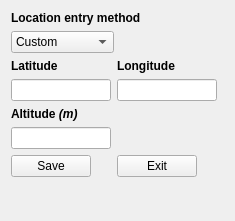
<?xml version="1.0" encoding="UTF-8"?>
<ui version="4.0">
 <class>Dialog</class>
 <widget class="QDialog" name="Dialog">
  <property name="geometry">
   <rect>
    <x>0</x>
    <y>0</y>
    <width>235</width>
    <height>221</height>
   </rect>
  </property>
  <property name="windowTitle">
   <string>Location Settings</string>
  </property>
  <layout class="QFormLayout" name="formLayout">
   <item row="0" column="0" colspan="2">
    <layout class="QVBoxLayout" name="verticalLayout">
     <item>
      <widget class="QLabel" name="label_4">
       <property name="sizePolicy">
        <sizepolicy hsizetype="Maximum" vsizetype="Preferred">
         <horstretch>0</horstretch>
         <verstretch>0</verstretch>
        </sizepolicy>
       </property>
       <property name="text">
        <string>&lt;html&gt;&lt;head/&gt;&lt;body&gt;&lt;p&gt;&lt;span style=&quot; font-weight:600;&quot;&gt;Location entry method&lt;/span&gt;&lt;/p&gt;&lt;/body&gt;&lt;/html&gt;</string>
       </property>
      </widget>
     </item>
     <item>
      <widget class="QComboBox" name="locationTypeChoose">
       <property name="sizePolicy">
        <sizepolicy hsizetype="Maximum" vsizetype="Fixed">
         <horstretch>0</horstretch>
         <verstretch>0</verstretch>
        </sizepolicy>
       </property>
       <property name="cursor">
        <cursorShape>PointingHandCursor</cursorShape>
       </property>
       <item>
        <property name="text">
         <string>Custom</string>
        </property>
       </item>
       <item>
        <property name="text">
         <string>Google Maps</string>
        </property>
       </item>
      </widget>
     </item>
    </layout>
   </item>
   <item row="1" column="0" colspan="2">
    <layout class="QHBoxLayout" name="horizontalLayout">
     <item>
      <layout class="QVBoxLayout" name="verticalLayout_2">
       <item>
        <widget class="QLabel" name="label">
         <property name="sizePolicy">
          <sizepolicy hsizetype="Maximum" vsizetype="Preferred">
           <horstretch>0</horstretch>
           <verstretch>0</verstretch>
          </sizepolicy>
         </property>
         <property name="text">
          <string>&lt;html&gt;&lt;head/&gt;&lt;body&gt;&lt;p&gt;&lt;span style=&quot; font-weight:600;&quot;&gt;Latitude&lt;/span&gt;&lt;/p&gt;&lt;/body&gt;&lt;/html&gt;</string>
         </property>
        </widget>
       </item>
       <item>
        <widget class="QLineEdit" name="latEntry">
         <property name="enabled">
          <bool>true</bool>
         </property>
         <property name="sizePolicy">
          <sizepolicy hsizetype="Expanding" vsizetype="Fixed">
           <horstretch>0</horstretch>
           <verstretch>0</verstretch>
          </sizepolicy>
         </property>
         <property name="maximumSize">
          <size>
           <width>100</width>
           <height>16777215</height>
          </size>
         </property>
        </widget>
       </item>
      </layout>
     </item>
     <item>
      <layout class="QVBoxLayout" name="verticalLayout_3">
       <item>
        <widget class="QLabel" name="label_2">
         <property name="text">
          <string>&lt;html&gt;&lt;head/&gt;&lt;body&gt;&lt;p&gt;&lt;span style=&quot; font-weight:600;&quot;&gt;Longitude&lt;/span&gt;&lt;/p&gt;&lt;/body&gt;&lt;/html&gt;</string>
         </property>
        </widget>
       </item>
       <item>
        <widget class="QLineEdit" name="lonEntry">
         <property name="enabled">
          <bool>true</bool>
         </property>
         <property name="maximumSize">
          <size>
           <width>100</width>
           <height>16777215</height>
          </size>
         </property>
        </widget>
       </item>
      </layout>
     </item>
    </layout>
   </item>
   <item row="2" column="0">
    <layout class="QVBoxLayout" name="verticalLayout_4">
     <item>
      <widget class="QLabel" name="label_3">
       <property name="sizePolicy">
        <sizepolicy hsizetype="Maximum" vsizetype="Preferred">
         <horstretch>0</horstretch>
         <verstretch>0</verstretch>
        </sizepolicy>
       </property>
       <property name="text">
        <string>&lt;html&gt;&lt;head/&gt;&lt;body&gt;&lt;p&gt;&lt;span style=&quot; font-weight:600;&quot;&gt;Altitude &lt;/span&gt;&lt;span style=&quot; font-weight:600; font-style:italic;&quot;&gt;(m)&lt;/span&gt;&lt;/p&gt;&lt;/body&gt;&lt;/html&gt;</string>
       </property>
      </widget>
     </item>
     <item>
      <widget class="QLineEdit" name="altEntry">
       <property name="enabled">
        <bool>true</bool>
       </property>
       <property name="sizePolicy">
        <sizepolicy hsizetype="Expanding" vsizetype="Fixed">
         <horstretch>0</horstretch>
         <verstretch>0</verstretch>
        </sizepolicy>
       </property>
       <property name="maximumSize">
        <size>
         <width>100</width>
         <height>16777215</height>
        </size>
       </property>
      </widget>
     </item>
    </layout>
   </item>
   <item row="3" column="0">
    <widget class="QPushButton" name="saveBtn">
     <property name="cursor">
      <cursorShape>PointingHandCursor</cursorShape>
     </property>
     <property name="text">
      <string>Save</string>
     </property>
     <property name="autoDefault">
      <bool>false</bool>
     </property>
    </widget>
   </item>
   <item row="3" column="1">
    <widget class="QPushButton" name="exitBtn">
     <property name="sizePolicy">
      <sizepolicy hsizetype="Fixed" vsizetype="Fixed">
       <horstretch>0</horstretch>
       <verstretch>0</verstretch>
      </sizepolicy>
     </property>
     <property name="cursor">
      <cursorShape>PointingHandCursor</cursorShape>
     </property>
     <property name="text">
      <string>Exit</string>
     </property>
     <property name="autoDefault">
      <bool>false</bool>
     </property>
    </widget>
   </item>
  </layout>
 </widget>
 <resources/>
 <connections/>
</ui>
